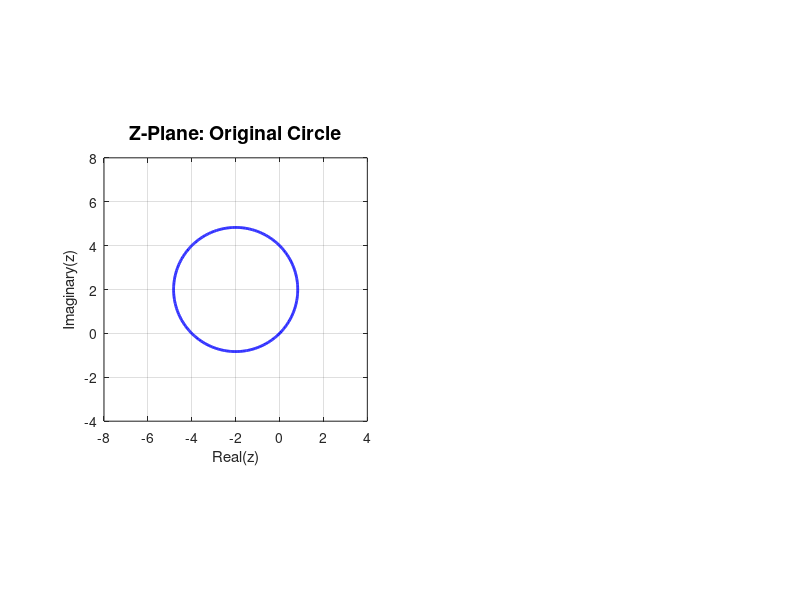

Write the MATLAB code that produced this figure. (Note: this script raises an error after producing the figure.)
% =========================================================================
% Complex Analysis: Inversion Mapping w = 1/z
% =========================================================================

% --- 1. Define the Grids for Z-plane and W-plane ---
% We create grids for both planes to visualize the original circle 
% and its transformed image properly.
grid_points = linspace(-10, 10, 600);
[X, Y] = meshgrid(grid_points, grid_points);
[U, V] = meshgrid(grid_points, grid_points);

% Complex variables
Z = X + 1i * Y;
W = U + 1i * V;

% --- 2. Original Circle in Z-plane ---
% Equation: (x + 2)^2 + (y - 2)^2 = 8
Z_circle = (X + 2).^2 + (Y - 2).^2 - 8;

% --- 3. Transformed Image in W-plane ---
% Under the mapping w = 1/z, the inverse is z = 1/w.
% We substitute z = 1/w into the original circle's equation.
Z_from_W = 1 ./ W;
W_image = (real(Z_from_W) + 2).^2 + (imag(Z_from_W) - 2).^2 - 8;

% --- 4. Visualization ---
figure('Name', 'Complex Inversion Mapping', 'Position', [100, 100, 1000, 500]);

% Subplot 1: Original Circle in Z-plane
subplot(1, 2, 1);
contour(X, Y, Z_circle, [0 0], 'b', 'LineWidth', 2);
grid on; axis equal;
title('Z-Plane: Original Circle', 'FontSize', 14);
xlabel('Real(z)'); ylabel('Imaginary(z)');
xlim([-8, 4]); ylim([-4, 8]);
xline(0, 'k-', 'LineWidth', 1); yline(0, 'k-', 'LineWidth', 1);

% Subplot 2: Transformed Shape in W-plane
subplot(1, 2, 2);
contour(U, V, W_image, [0 0], 'r', 'LineWidth', 2);
grid on; axis equal;
title('W-Plane: Transformed Image (w = 1/z)', 'FontSize', 14);
xlabel('Real(w)'); ylabel('Imaginary(w)');
xlim([-2, 2]); ylim([-2, 2]);
xline(0, 'k-', 'LineWidth', 1); yline(0, 'k-', 'LineWidth', 1);
